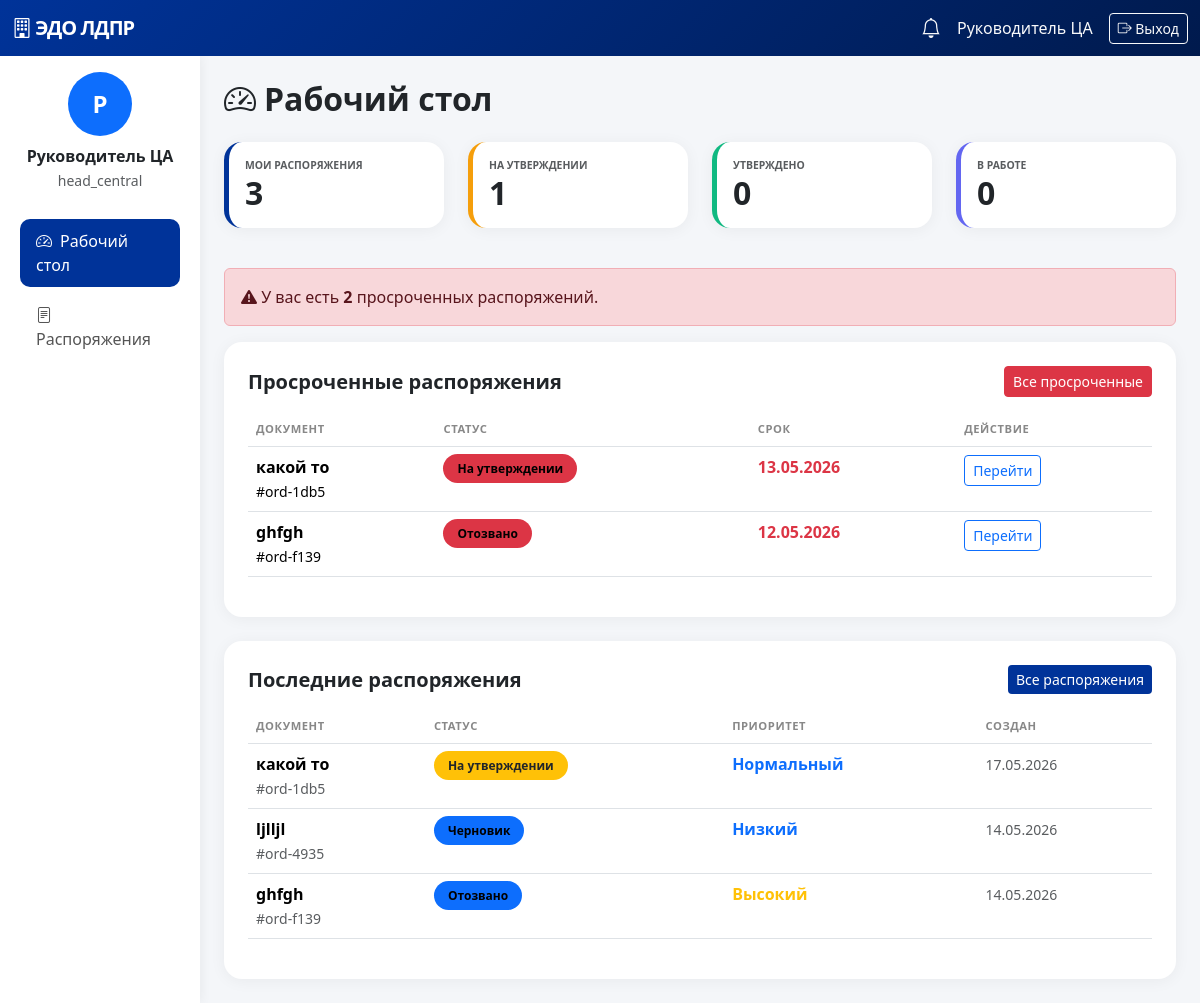
Page / (signed in) on the committed database.
### app.py (models this page shows)
class User(db.Model):
    __tablename__ = 'users'
    uid = db.Column(db.String, primary_key=True)
    full_name = db.Column(db.String(200), nullable=False)
    email = db.Column(db.String(200), unique=True, nullable=False)
    username = db.Column(db.String(100), unique=True, nullable=False)
    password = db.Column(db.String(200), nullable=False)
    role = db.Column(db.String(50), default='executor')
    department_id = db.Column(db.String, nullable=True)
    created_at = db.Column(db.DateTime, default=datetime.utcnow)

class Order(db.Model):
    __tablename__ = 'orders'
    id = db.Column(db.String, primary_key=True)
    title = db.Column(db.String(500), nullable=False)
    content = db.Column(db.Text, nullable=True)
    priority = db.Column(db.String(50), default='Нормальный')
    status = db.Column(db.String(100), default='Черновик')
    created_by = db.Column(db.String, nullable=False)
    creator_name = db.Column(db.String(200), nullable=True)
    assigned_department_id = db.Column(db.String, nullable=True)
    assigned_executor_id = db.Column(db.String, nullable=True)
    deadline = db.Column(db.Date, nullable=True)
    result = db.Column(JSON, nullable=True)
    created_at = db.Column(db.DateTime, default=datetime.utcnow)
    updated_at = db.Column(db.DateTime, default=datetime.utcnow, onupdate=datetime.utcnow)

### app.py (the view)
@app.route('/')
@login_required
def dashboard():
    stats = get_stats()
    orders = get_orders_for_user()[:5]
    overdue = get_overdue_orders()[:5]
    return render_template('dashboard.html', stats=stats, orders=orders, overdue=overdue)

### app.py (called while the page is built)
def get_unread_count(user_id):
    return Notification.query.filter_by(user_id=user_id, is_read=False).count()

def login_required(f):
    @wraps(f)
    def decorated(*args, **kwargs):
        if 'user_id' not in session:
            flash('Пожалуйста, войдите', 'warning')
            return redirect(url_for('login'))
        return f(*args, **kwargs)
    return decorated

@app.context_processor
def inject_user():
    user = None
    unread = 0
    if 'user_id' in session:
        user = db.session.get(User, session['user_id'])
        unread = get_unread_count(session['user_id'])
    return {'current_user': user, 'unread_count': unread}

def get_orders_for_user():
    user_id = session['user_id']
    role = session['user_role']
    dept_id = session.get('department_id')
    query = Order.query.order_by(Order.created_at.desc())
    if role == 'admin':
        return query.all()
    elif role == 'assistant':
        return query.filter_by(created_by=user_id).all()
    elif role == 'head_department' and dept_id:
        return query.filter_by(assigned_department_id=dept_id).all()
    elif role == 'executor':
        return query.filter_by(assigned_executor_id=user_id).all()
    else:
        return query.all()

def get_stats():
    orders = get_orders_for_user()
    today = datetime.utcnow().date()
    return {
        'total': len(orders),
        'pending': sum(1 for o in orders if o.status == 'На утверждении'),
        'approved': sum(1 for o in orders if o.status == 'Утверждено'),
        'in_work': sum(1 for o in orders if o.status == 'В работе'),
        'overdue': sum(1 for o in orders if o.deadline and o.deadline < today and o.status not in ['Закрыто','Отклонено'])
    }

def get_overdue_orders():
    today = datetime.utcnow().date()
    orders = get_orders_for_user()
    return [o for o in orders if o.deadline and o.deadline < today and o.status not in ['Закрыто','Отклонено']]

### templates/dashboard.html (shortened to what this page needs)
{% extends "base.html" %}
{% block content %}
<h2 class="fw-bold mb-4"><i class="bi bi-speedometer2 me-2"></i>Рабочий стол</h2>
<div class="row mb-4">
    <div class="col-md-3 mb-3"><div class="card stat-card p-3"><small class="text-muted text-uppercase fw-bold" style="font-size:0.65rem;">Мои распоряжения</small><h2 class="fw-bold mb-0">{{ stats.total }}</h2></div></div>
    <div class="col-md-3 mb-3"><div class="card stat-card p-3" style="border-left-color:#f59e0b;"><small class="text-muted text-uppercase fw-bold" style="font-size:0.65rem;">На утверждении</small><h2 class="fw-bold mb-0">{{ stats.pending }}</h2></div></div>
    <div class="col-md-3 mb-3"><div class="card stat-card p-3" style="border-left-color:#10b981;"><small class="text-muted text-uppercase fw-bold" style="font-size:0.65rem;">Утверждено</small><h2 class="fw-bold mb-0">{{ stats.approved }}</h2></div></div>
    <div class="col-md-3 mb-3"><div class="card stat-card p-3" style="border-left-color:#6366f1;"><small class="text-muted text-uppercase fw-bold" style="font-size:0.65rem;">В работе</small><h2 class="fw-bold mb-0">{{ stats.in_work }}</h2></div></div>
</div>
{% if stats.overdue > 0 %}
<div class="alert alert-danger">
    <i class="bi bi-exclamation-triangle-fill"></i> У вас есть <strong>{{ stats.overdue }}</strong> просроченных распоряжений.
</div>
{% endif %}
<div class="card p-4 mb-4">
    <div class="d-flex justify-content-between align-items-center mb-3">
        <h5 class="fw-bold mb-0">Просроченные распоряжения</h5>
        <a href="/orders?overdue=yes" class="btn btn-danger btn-sm">Все просроченные</a>
    </div>
    {% if overdue %}
    <div class="table-responsive">
        <table class="table table-hover">
            <thead><tr><th>Документ</th><th>Статус</th><th>Срок</th><th>Действие</th></tr></thead>
            <tbody>
                {% for o in overdue %}
                <tr class="overdue-row" onclick="location.href='/orders/{{ o.id }}'" style="cursor:pointer">
                    <td><strong>{{ o.title }}</strong><br><small>#{{ o.id[:8] }}</small></td>
                    <td><span class="badge-status bg-danger">{{ o.status }}</span></td>
                    <td><strong class="text-danger">{{ o.deadline.strftime('%d.%m.%Y') }}</strong></td>
                    <td><a href="/orders/{{ o.id }}" class="btn btn-sm btn-outline-primary">Перейти</a></td>
                </tr>
                {% endfor %}
            </tbody>
        </table>
    </div>
    {% else %}
    <p class="text-muted text-center py-3">Нет просроченных распоряжений</p>
    {% endif %}
</div>
<div class="card p-4">
    <div class="d-flex justify-content-between align-items-center mb-3">
        <h5 class="fw-bold mb-0">Последние распоряжения</h5>
        <a href="/orders" class="btn btn-primary btn-sm">Все распоряжения</a>
    </div>
    {% if orders %}
    <div class="table-responsive">
        <table class="table table-hover">
            <thead><tr><th>Документ</th><th>Статус</th><th>Приоритет</th><th>Создан</th></tr></thead>
            <tbody>
                {% for o in orders %}
                <tr style="cursor:pointer" onclick="location.href='/orders/{{ o.id }}'">
                    <td><strong>{{ o.title }}</strong><br><small class="text-muted">#{{ o.id[:8] }}</small></td>
                    <td><span class="badge-status {% if o.status in ['Утверждено','Закрыто'] %}bg-success{% elif o.status == 'Отклонено' %}bg-danger{% elif o.status == 'На утверждении' %}bg-warning text-dark{% else %}bg-primary{% endif %}">{{ o.status }}</span></td>
                    <td><span class="fw-bold {% if o.priority == 'Срочный' %}text-danger{% elif o.priority == 'Высокий' %}text-warning{% else %}text-primary{% endif %}">{{ o.priority }}</span></td>
                    <td><small class="text-muted">{{ o.created_at.strftime('%d.%m.%Y') }}</small></td>
                </tr>
                {% endfor %}
            </tbody>
        </table>
    </div>
    {% else %}
    <p class="text-muted text-center py-4">Нет распоряжений</p>
    {% endif %}
</div>
{% endblock %}

### templates/base.html (shortened to what this page needs)
<!DOCTYPE html>
<html lang="ru">
<head>
    <link href="https://cdn.jsdelivr.net/npm/bootstrap@5.3.2/dist/css/bootstrap.min.css" rel="stylesheet">
    <link rel="stylesheet" href="https://cdn.jsdelivr.net/npm/bootstrap-icons@1.11.3/font/bootstrap-icons.css">
</head>
<body>
    {% if current_user %}
    <nav class="navbar navbar-dark">
        <div class="container-fluid">
            <a class="navbar-brand" href="/"><i class="bi bi-building"></i> ЭДО ЛДПР</a>
            <div class="d-flex align-items-center gap-3">
                <a href="/notifications" class="text-light position-relative">
                    <i class="bi bi-bell fs-5"></i>
                </a>
                <span class="text-light">{{ current_user.full_name }}</span>
                <a href="/logout" class="btn btn-outline-light btn-sm"><i class="bi bi-box-arrow-right"></i> Выход</a>
            </div>
        </div>
    </nav>
    <div class="container-fluid">
        <div class="row">
            <div class="col-md-2 sidebar py-3">
                <div class="text-center mb-4">
                    <div class="bg-primary text-white rounded-circle d-inline-flex align-items-center justify-content-center" style="width:64px;height:64px;font-size:1.5rem;font-weight:700;">{{ current_user.full_name[0] }}</div>
                    <p class="mt-2 mb-0 fw-bold">{{ current_user.full_name }}</p>
                    <small class="text-muted">{{ current_user.role }}</small>
                </div>
                <nav class="nav flex-column">
                    <a class="nav-link {{ 'active' if request.path == '/' }}" href="/"><i class="bi bi-speedometer2 me-2"></i>Рабочий стол</a>
                    <a class="nav-link {{ 'active' if '/orders' in request.path }}" href="/orders"><i class="bi bi-file-text me-2"></i>Распоряжения</a>
                </nav>
            </div>
            <div class="col-md-10 p-4">
                {% block content %}{% endblock %}
            </div>
        </div>
    </div>
    {% else %}
    {% block full_content %}{% endblock %}
    {% endif %}
</body>
</html>

### templates/base.html (style rules this page uses)
:root { --ldpr-blue: #003399; --ldpr-gold: #FFD700; }
body { background: #f4f6f9; font-family: 'Segoe UI', sans-serif; }
.navbar { background: linear-gradient(135deg, #003399, #001a4d); }
.navbar-brand { font-weight: 900; letter-spacing: -1px; }
.sidebar { background: white; min-height: calc(100vh - 56px); box-shadow: 2px 0 10px rgba(0,0,0,0.05); }
.sidebar .nav-link { color: #555; border-radius: 10px; margin: 3px 8px; padding: 10px 16px; font-weight: 500; }
.sidebar .nav-link.active { background: #003399; color: #fff !important; }
.card { border: none; border-radius: 18px; box-shadow: 0 2px 16px rgba(0,0,0,0.05); }
.stat-card { border-left: 5px solid #003399; }
.badge-status { font-size: 0.75rem; font-weight: 600; padding: 6px 14px; border-radius: 20px; }
.btn-primary { background: #003399; border: none; }
.table th { font-size: 0.7rem; font-weight: 700; text-transform: uppercase; letter-spacing: 0.05em; color: #888; }
.overdue-row { background-color: #ffebee !important; }

### rows in the picture
User: full_name "Руководитель ЦА", full_name "Р", role "head_central"
Order: title "какой то", id "ord-1db5", status "На утверждении", deadline "13.05.2026", priority "Нормальный", created_at "17.05.2026"
Order: title "ghfgh", id "ord-f139", status "Отозвано", deadline "12.05.2026", priority "Высокий", created_at "14.05.2026"
Order: title "ljlljl", id "ord-4935", status "Черновик", priority "Низкий", created_at "14.05.2026"

### other values in the picture
{{ stats.total }} "3"
{{ stats.pending }} "1"
{{ stats.approved }} "0"
{{ stats.in_work }} "0"
{{ stats.overdue }} "2"
